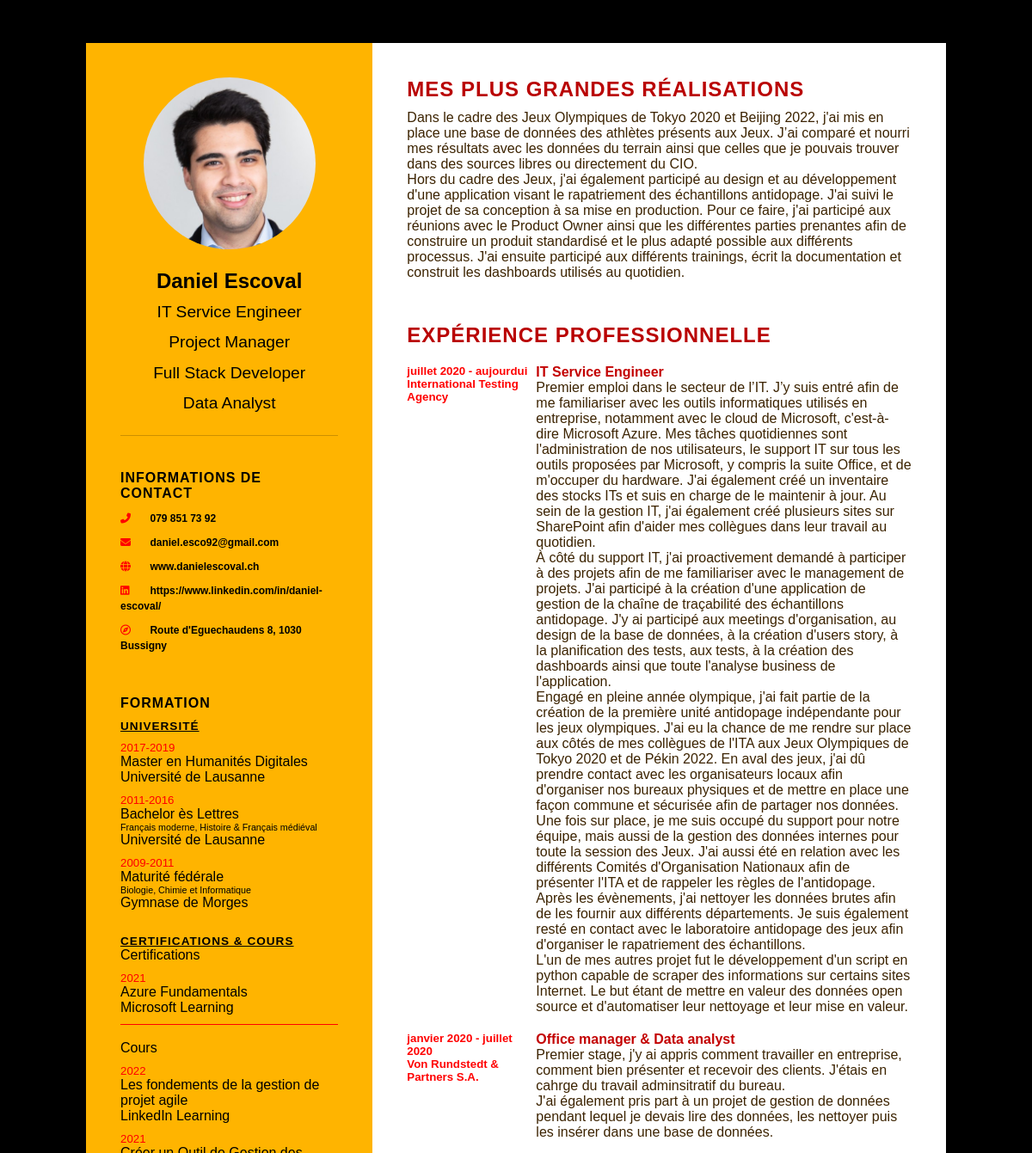
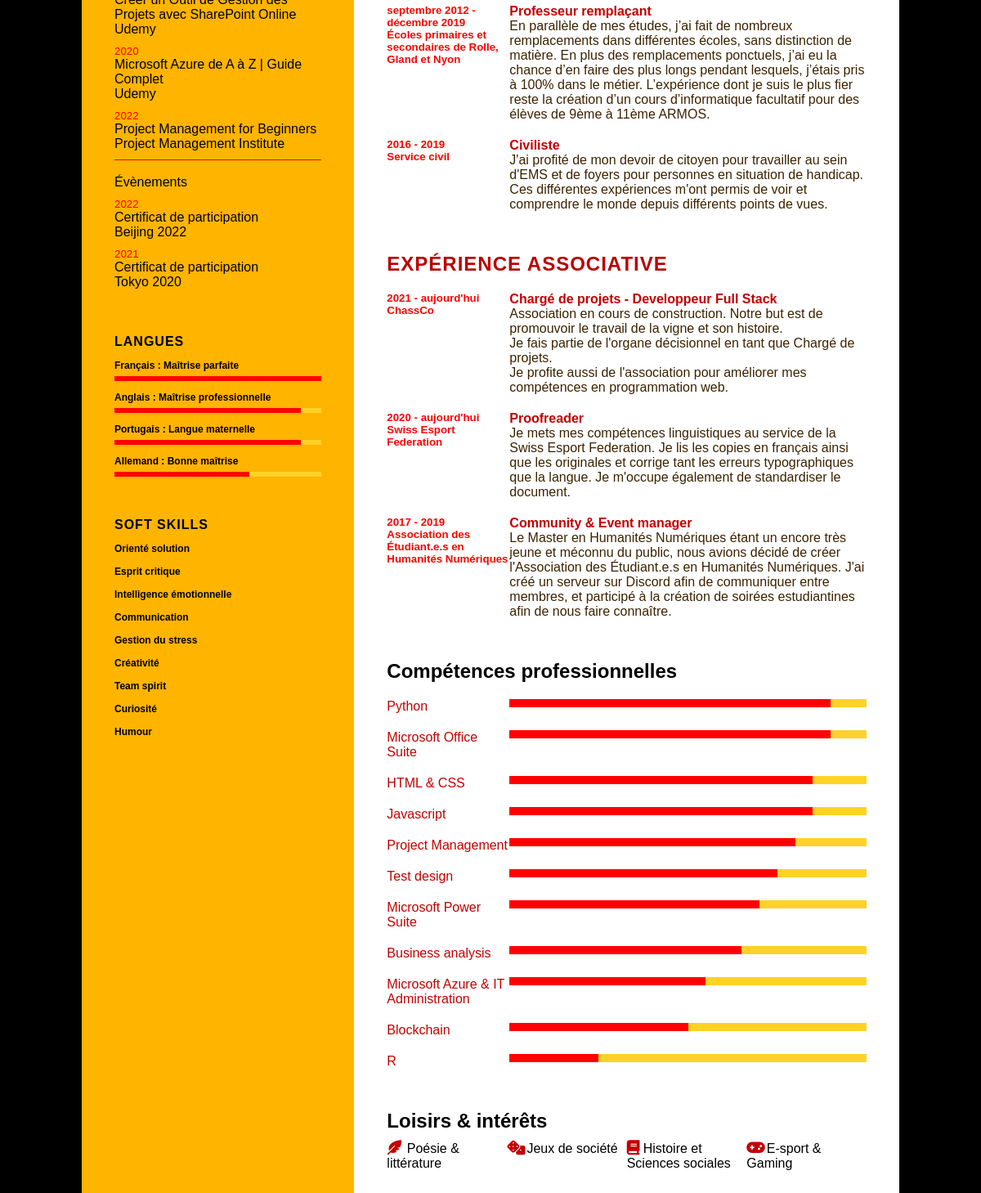
The page /cv on the database its author committed (2 pictures, top to bottom).
### webpages/models.py (models this page shows)
class Certification(models.Model):
    année = models.CharField(max_length=4, validators=[MinLengthValidator(4)])
    nom_certif = models.CharField(max_length=100)
    entreprise = models.CharField(max_length=100)
    fichier = models.CharField(max_length=120)
    type_document = models.CharField(max_length=100)
    balise = models.CharField(max_length=100, blank=True)

class Experience(models.Model):
    de_année = models.CharField(max_length=30)
    à_année = models.CharField(max_length=30)
    entreprise = models.CharField(max_length=100)
    titre = models.CharField(max_length=100)
    description = RichTextField()
    type_expérience = models.CharField(max_length=30, blank=True, null=True)
    main_point_1 = models.CharField(max_length=30, blank=True, null=True)
    main_point_2 = models.CharField(max_length=30, blank=True, null=True)
    main_point_3 = models.CharField(max_length=30, blank=True, null=True)
    main_point_4 = models.CharField(max_length=30, blank=True, null=True)
    main_point_5 = models.CharField(max_length=30, blank=True, null=True)
    fichier = models.CharField(max_length=50, blank=True, null=True)
    div_tag = models.CharField(max_length=50, blank=True, null=True)

### webpages/views.py (the view)
# urls.py: path('cv', views.cv, name='cv'),
def cv(request):
    certification = Certification.objects.all()
    expérience = Experience.objects.all()
    context = {
        'test':'test',
        'certifications':certification,
        'expériences': expérience
    }
    return render(request,'webpages/cv.html', context)

### webpages/templates/webpages/cv.html (shortened to what this page needs)
{%extends "./base.html"%}
{% load static %}
{% block stylesheets %} <link rel="stylesheet" type="text/css" href="{% static 'webpages/style.css' %}">{% endblock %}
{% block left_side %}
<div class="profileTexte">
    <div class="imgBx">
        <img src="static/images/1579356578851.jpg">
    </div>
    <h2>Daniel Escoval<br>
        <span>
            IT Service Engineer <br>
            Project Manager <br>
            Full Stack Developer <br>
            Data Analyst
        </span>
    </h2>
</div>
<div class="contactInfo">
    <h3 class="title">Informations de contact</h3>
    <ul>
        <li>
            <span class="icon"><i class="fas fa-phone-alt"></i></span>
            <span class="text">079 851 73 92</span>
        </li>
        <li>
            <span class="icon"><i class="fas fa-envelope"></i></span>
            <span class="text">daniel.esco92@gmail.com</span>
        </li>
        <li>
            <span class="icon"><i class="fas fa-globe"></i></span>
            <span class="text">www.danielescoval.ch</span>
        </li>
        <li>
            <span class="icon"><i class="fab fa-linkedin"></i></span>
            <span class="text">https://www.linkedin.com/in/daniel-escoval/</span>
        </li>
        <li>
            <span class="icon"><i class="far fa-compass"></i></span>
            <span class="text">Route d'Eguechaudens 8, 1030 Bussigny</span>
        </li>
    </ul>
</div>
<div class="contactInfo education">
    <h2 class="title">Formation</h2>
    <h3 class="sub_title">Université</h3>
    <ul>
        <li onclick="show_image(popup_image_master)">
            <h5>2017-2019</h5>
            <h4>Master en Humanités Digitales</h4>
            <h4>Université de Lausanne</h4>
        </li>
        <li>
            <h5>2011-2016</h5>
            <h4>Bachelor ès Lettres</h4>
            <h6>Français moderne, Histoire & Français médiéval</h6>
            <h4>Université de Lausanne</h4>
        </li>
        <li>
            <h5>2009-2011</h5>
            <h4>Maturité fédérale</h4>
            <h6>Biologie, Chimie et Informatique</h6>
            <h4>Gymnase de Morges</h4>
        </li>
    </ul>
    <br>
    <h3 class="sub_title" onclick="hide_Show(certificats_list)">Certifications & cours</h3>
    <h4>Certifications<h4>
    {%for certif in certifications%}
        <ul id="certificats_list">
            {%if certif.type_document == 'Certification'%}
            <li onclick="show_image({{certif.balise}})">
                <h5>{{certif.année}}</h5>
                <h4>{{certif.nom_certif}}</h4>
                <h4>{{certif.entreprise}}</h4>
            </li>
            {%endif%}
        </ul>
    {%endfor%}
    <hr> <br>
    <h4>Cours<h4>
    {%for certif in certifications %}
        <ul id="certificats_list">
            {%if certif.type_document == 'Cours'%}
            <li onclick="show_image({{certif.balise}})">
                <h5>{{certif.année}}</h5>
                <h4>{{certif.nom_certif}}</h4>
                <h4>{{certif.entreprise}}</h4>
            </li>
            {%endif%}
        </ul>
    {%endfor%}
    <hr> <br>
    <h4>Évènements</h4>
    {%for certif in certifications %}
        <ul id="certificats_list">
            {%if certif.type_document == 'Évènement'%}
            <li onclick="show_image({{certif.balise}})">
                <h5>{{certif.année}}</h5>
                <h4>{{certif.nom_certif}}</h4>
                <h4>{{certif.entreprise}}</h4>
            </li>
            {%endif%}
        </ul>
    {%endfor%}
</div>
<div class="contactInfo langue">
    <h3 class="title">Langues</h3>
    <ul>
        <li>
            <span class="text">Français : </span>
            <span>Maîtrise parfaite</span>
            <span class="percent">
                <div style="width: 100%"></div>
            </span>
        </li>
        <li>
            <span class="text">Anglais : </span>
            <span>Maîtrise professionnelle</span>
            <span class="percent">
                <div style="width: 90%"></div>
            </span>
        </li>
        <li>
            <span class="text">Portugais : </span>
            <span>Langue maternelle</span>
            <span class="percent">
                <div style="width: 90%"></div>
            </span>
        </li>
        <li>
            <span class="text">Allemand : </span>
            <span>Bonne maîtrise</span>
            <span class="percent">
                <div style="width: 65%"></div>
            </span>
        </li>
    </ul>
</div>
<div class="contactInfo soft_skills">
    <h3 class="title">Soft skills</h3>
    <ul>
        <li>
            <span class="text">Orienté solution</span>
        </li>
        <li>
            <span class="text">Esprit critique</span>
        </li>
        <li>
            <span class="text">Intelligence émotionnelle</span>
        </li>
        <li>
            <span class="text">Communication</span>
        </li>
        <li>
            <span class="text">Gestion du stress</span>
        </li>
        <li>
            <span class="text">Créativité</span>
        </li>
        <li>
            <span class="text">Team spirit</span>
        </li>
        <li>
            <span class="text">Curiosité</span>
        </li>
        <li>
            <span class="text">Humour</span>
        </li>
    </ul>
</div>
{% endblock %}
{%block right_side%}
<div class="about">
    <h2 class="title_2">Mes plus grandes réalisations</h2>
    <p>Dans le cadre des Jeux Olympiques de Tokyo 2020 et Beijing 2022, j'ai mis en place une base de données des athlètes présents aux Jeux.
        J’ai comparé et nourri mes résultats avec les données du terrain ainsi que celles que je pouvais trouver dans des sources libres ou directement du CIO. </p>
    <p>Hors du cadre des Jeux, j'ai également participé au design et au développement d'une application visant le rapatriement des échantillons antidopage.
        J'ai suivi le projet de sa conception à sa mise en production.
        Pour ce faire, j'ai participé aux réunions avec le Product Owner ainsi que les différentes parties prenantes afin de construire un produit standardisé et le plus adapté possible aux différents processus.
        J'ai ensuite participé aux différents trainings, écrit la documentation et construit les dashboards utilisés au quotidien. </p>
</div>
<div class="about">
    <h2 class="title_2">Expérience professionnelle</h2>
    {%for exp in expériences %}
        {%if exp.type_expérience == 'Pro'%}
            {%if exp.div_tag is null%}
                <div class="box">
                    <div class="year_company">
                        <h5>{{exp.de_année}} - {{exp.à_année}}</h5>
                        <h5>{{exp.entreprise}}</h5>
                    </div>
                    <div class="text">
                        <h4>{{exp.titre}}</h4>
                        <div>
                            {{exp.description|safe}}
                        </div>
                    </div>
                </div>
            {%else%}
            <div onclick='show_image({{exp.div_tag}})'>
                <div class="box">
                    <div class="year_company">
                        <h5>{{exp.de_année}} - {{exp.à_année}}</h5>
                        <h5>{{exp.entreprise}}</h5>
                    </div>
                    <div class="text">
                        <h4>{{exp.titre}}</h4>
                        <div>
                            {{exp.description|safe}}
                        </div>
                    </div>
                </div>
            </div>
            {%endif%}
        {%endif%}
    {%endfor%}
</div>
<div class="about">
    <h2 class="title_2">Expérience associative</h2>
    {%for exp in expériences %}
        {%if exp.type_expérience == 'Assoc'%}
        <div class="box">
            <div class="year_company">
                <h5>{{exp.de_année}} - {{exp.à_année}}</h5>
                <h5>{{exp.entreprise}}</h5>
            </div>
            <div class="text">
                <h4>{{exp.titre}}</h4>
                <div>
                    {{exp.description|safe}}
                </div>
            </div>
        </div>
        {%endif%}
    {%endfor%}
</div>
<div class="about skills">
    <h2>Compétences professionnelles</h2>
    <div class="box">
        <h4 style="cursor: pointer;" onclick="hide_Show(python_hide_show)">Python</h4>
        <div class="percent">
            <div style="width: 90%;"></div>
        </div>
    </div>
    <div class="box">
        <h4 style="cursor: pointer;" onclick="hide_Show(ms_office_hide_show)">Microsoft Office Suite</h4>
        <div class="percent">
            <div style="width: 90%"></div>
        </div>
    </div>
    <div class="box">
        <h4>HTML & CSS</h4>
        <div class="percent">
            <div style="width: 85%;"></div>
        </div>
    </div>
    <div class="box">
        <h4 style="cursor: pointer;" onclick="hide_Show(javascript_hide_show)">Javascript</h4>
        <div class="percent">
            <div style="width: 85%"></div>
        </div>
    </div>
     <div class="box">
        <h4 style="cursor: pointer;" onclick="hide_Show(project_management)">Project Management</h4>
        <div class="percent">
            <div style="width: 80%"></div>
        </div>
    </div>
    <div class="box">
        <h4 style="cursor: pointer;" onclick="hide_Show(test_design)">Test design</h4>
        <div class="percent">
            <div style="width: 75%"></div>
        </div>
    </div>
    <div class="box">
        <h4 style="cursor: pointer;" onclick="hide_Show(ms_power_hide_show)">Microsoft Power Suite</h4>
        <div class="percent">
            <div style="width: 70%"></div>
        </div>
    </div>
    <div class="box">
        <h4 style="cursor: pointer;" onclick="hide_Show(business_analysis)">Business analysis</h4>
        <div class="percent">
            <div style="width: 65%"></div>
        </div>
    </div>
    <div class="box">
        <h4 style="cursor: pointer;" onclick="hide_Show(azure_hide_show)">Microsoft Azure & IT Administration</h4>
        <div class="percent">
            <div style="width: 55%"></div>
        </div>
    </div>
    <div class="box">
        <h4 style="cursor: pointer;" onclick="hide_Show(blockain_hide_show)">Blockchain</h4>
        <div class="percent">
            <div style="width: 50%"></div>
        </div>
    </div>
    <div class="box">
        <h4>R</h4>
        <div class="percent">
            <div style="width: 25%"></div>
        </div>
    </div>
</div>
<div class="about interest">
    <h2>Loisirs & intérêts</h2>
    <ul>
        <li><i class="fas fa-feather-alt"></i> Poésie & littérature</li>
        <li><i class="fas fa-dice"></i> Jeux de société</li>
        <li><i class="fas fa-book"></i >Histoire et Sciences sociales</li>
        <li><i class="fas fa-gamepad"></i> E-sport & Gaming</li>
    </ul>
</div>
{%endblock%}

### webpages/templates/webpages/base.html (shortened to what this page needs)
{% load static %}
<!DOCTYPE html>
<html lang="en">
<head>
    {% block stylesheets%}<link rel="stylesheet" type="text/css" href="{% static 'webpages/basic.css' %}">{% endblock %}
</head>
<body>
    <div>
        {% block full_page %}
        <div id="content" class='container'>
            <div class="left_side">
                {% block left_side %}{% endblock %}
            </div>
            <div class="right_side">
                {% block right_side %}{% endblock %}
            </div>
        </div>
        {% endblock %}
    </div>
</body>
</html>

### webpages/static/webpages/style.css (style rules this page uses)
* { margin: 0; padding: 0; box-sizing: border-box; font-family: 'Franklin Gothic Medium', 'Arial Narrow', Arial, sans-serif; }
body { background: black; display: flex; justify-content: center; align-items: center; min-height: 100vh; }
.container { position: relative; width: 100%; max-width: 1000px; min-height: 1000px; background: rgb(255, 245, 220); margin: 50px; display: grid; grid-template-columns: 1fr 2fr; box-shadow: 0 35px 55px rgba(0,0,0,0.1); }
.container .left_side { position: relative; background: rgb(255,180,0); padding: 40px; }
.container .right_side { position: relative; background: rgb(255,245,220); padding: 40px; }
.contactInfo { padding-top: 40px; }
.title { text-transform: uppercase; font-weight: 600; font-size: 1em; letter-spacing: 1px; margin-bottom: 10px; }
.sub_title { text-transform: uppercase; font-weight: 600; font-size: 0.85em; letter-spacing: 1px; text-decoration: underline; }
.contactInfo ul { position: relative; }
.contactInfo ul li { list-style: none; position: relative; margin: 10px 0; cursor: pointer; }
.contactInfo ul li .icon { display: inline-block; width: 30px; font-size: 0.75em; color: rgb(255, 0, 0); }
.contactInfo ul li span { font-weight: 600; font-size: 0.75em; }
hr { background: rgb(255,0,0); height: 1px; border: 0px; }
.contactInfo.education { margin-bottom: 15px; }
.contactInfo.education li { color: rgb(255, 0, 0); font-weight: 500; }
.contactInfo.education h5 { color: rgb(255, 0, 0); font-weight: 500; }
.contactInfo.education h4 { color: rgb(0, 0, 0); font-weight: 500; }
.contactInfo.education h6 { color: rgb(0, 0, 0); font-weight: 500; }
.contactInfo.langue .percent { position: relative; width: 100%; height: 6px; background: rgb(255, 210, 40); display: block; margin-top: 5px; }
.contactInfo.langue .percent div { position: absolute; top: 0; left: 0; height: 100%; background: rgb(255, 0, 0); }
.profileTexte { position: relative; display: flex; flex-direction: column; align-items: center; padding-bottom: 20px; border-bottom: 1px solid rgba(0,0,0,0.2); }
.profileTexte .imgBx { position: relative; width: 200px; height: 200px; border-radius: 50%; overflow: hidden; }
.profileTexte .imgBx img { position: absolute; top: 0; left: 0; width: 100%; height: 100%; object-fit: cover; }
.profileTexte h2 { color: black; font-size: 1.5em; margin-top: 20px; text-align: center; font-weight: 600; line-height: 1.4em; }
.profileTexte h2 span { font-size: 0.8em; font-weight: 300; }
.container .right_side { position: relative; background: #fff; padding: 40px; }
.about { margin-bottom: 50px; }
.about:last-child { margin-bottom: 0; }
.title_2 { color: rgb(185, 0, 0); text-transform: uppercase; letter-spacing: 1px; margin-bottom: 10px; }
p { color: rgb(60, 35, 0); }
.about .box { display: flex; flex-direction: row; margin: 20px 0; }
.about .box .year_company { min-width: 150px; }
.about .box .year_company h5 { font-weight: 600; color: rgb(255, 0, 0); }
.about .box .text h4 { color: rgb(195, 0, 0); }
.skills .box { position: relative; width: 100%; display: grid; grid-template-columns: 150px 1fr; }
.skills .box h4 { color: rgb(195, 0, 0); font-weight: 500; }
.skills .box .percent { position: relative; background: rgb(255, 210, 40); width: 100%; height: 10px; }
.skills .box .percent div { position: absolute; top: 0; left: 0; height: 100%; background: rgb(255, 0, 0); }
.interest ul { display: grid; grid-template-columns: repeat(4, 1fr); }
.interest ul li { list-style: none; font-weight: 500; margin: 10px 0; }
.interest ul li .fas { color: rgb(195, 0, 0); font-size: 18px; width: 20px; }

### rows shown on the page
Certification: année "2021", nom_certif "Azure Fundamentals", entreprise "Microsoft Learning"
Certification: année "2022", nom_certif "Les fondements de la gestion de projet agile", entreprise "LinkedIn Learning"
Certification: année "2021", nom_certif "Créer un Outil de Gestion des Projets avec SharePoint Online", entreprise "Udemy"
Certification: année "2020", nom_certif "Microsoft Azure de A à Z | Guide Complet", entreprise "Udemy"
Certification: année "2022", nom_certif "Project Management for Beginners", entreprise "Project Management Institute"
Certification: année "2022", nom_certif "Certificat de participation", entreprise "Beijing 2022"
Certification: année "2021", nom_certif "Certificat de participation", entreprise "Tokyo 2020"
Experience: de_année "juillet 2020", à_année "aujourdui", entreprise "International Testing Agency", titre "IT Service Engineer", description "Premier emploi dans le secteur de l’IT. J’y suis entré afin de me familiariser avec les outils informatiques utilisés en entreprise, notamment avec le cloud de Microsoft, c'est-à-dire Microsoft Azure. Mes tâches quotidiennes sont l'administration de nos utilisateurs, le support IT sur tous les outils proposées par Microsoft, y compris la suite Office, et de m'occuper du hardware. J'ai également créé un inventaire des stocks ITs et suis en charge de le maintenir à jour. Au sein de la gestion IT, j'ai également créé plusieurs sites sur SharePoint afin d'aider mes collègues dans leur travail au quotidien. À côté du support IT, j'ai proactivement demandé à participer à des projets afin de me…"
Experience: de_année "janvier 2020", à_année "juillet 2020", entreprise "Von Rundstedt & Partners S.A.", titre "Office manager & Data analyst", description "Premier stage, j'y ai appris comment travailler en entreprise, comment bien présenter et recevoir des clients. J'étais en cahrge du travail adminsitratif du bureau. J'ai également pris part à un projet de gestion de données pendant lequel je devais lire des données, les nettoyer puis les insérer dans une base de données."
Experience: de_année "septembre 2012", à_année "décembre 2019", entreprise "Écoles primaires et secondaires de Rolle, Gland et Nyon", titre "Professeur remplaçant", description "En parallèle de mes études, j’ai fait de nombreux remplacements dans différentes écoles, sans distinction de matière. En plus des remplacements ponctuels, j’ai eu la chance d’en faire des plus longs pendant lesquels, j’étais pris à 100% dans le métier. L’expérience dont je suis le plus fier reste la création d’un cours d’informatique facultatif pour des élèves de 9ème à 11ème ARMOS."
Experience: de_année "2016", à_année "2019", entreprise "Service civil", titre "Civiliste", description "J'ai profité de mon devoir de citoyen pour travailler au sein d'EMS et de foyers pour personnes en situation de handicap. Ces différentes expériences m'ont permis de voir et comprendre le monde depuis différents points de vues."
Experience: de_année "2021", à_année "aujourd'hui", entreprise "ChassCo", titre "Chargé de projets - Developpeur Full Stack", description "Association en cours de construction. Notre but est de promouvoir le travail de la vigne et son histoire. Je fais partie de l'organe décisionnel en tant que Chargé de projets. Je profite aussi de l'association pour améliorer mes compétences en programmation web."
Experience: de_année "2020", à_année "aujourd'hui", entreprise "Swiss Esport Federation", titre "Proofreader", description "Je mets mes compétences linguistiques au service de la Swiss Esport Federation. Je lis les copies en français ainsi que les originales et corrige tant les erreurs typographiques que la langue. Je m'occupe également de standardiser le document."
Experience: de_année "2017", à_année "2019", entreprise "Association des Étudiant.e.s en Humanités Numériques", titre "Community & Event manager", description "Le Master en Humanités Numériques étant un encore très jeune et méconnu du public, nous avions décidé de créer l'Association des Étudiant.e.s en Humanités Numériques. J'ai créé un serveur sur Discord afin de communiquer entre membres, et participé à la création de soirées estudiantines afin de nous faire connaître."
